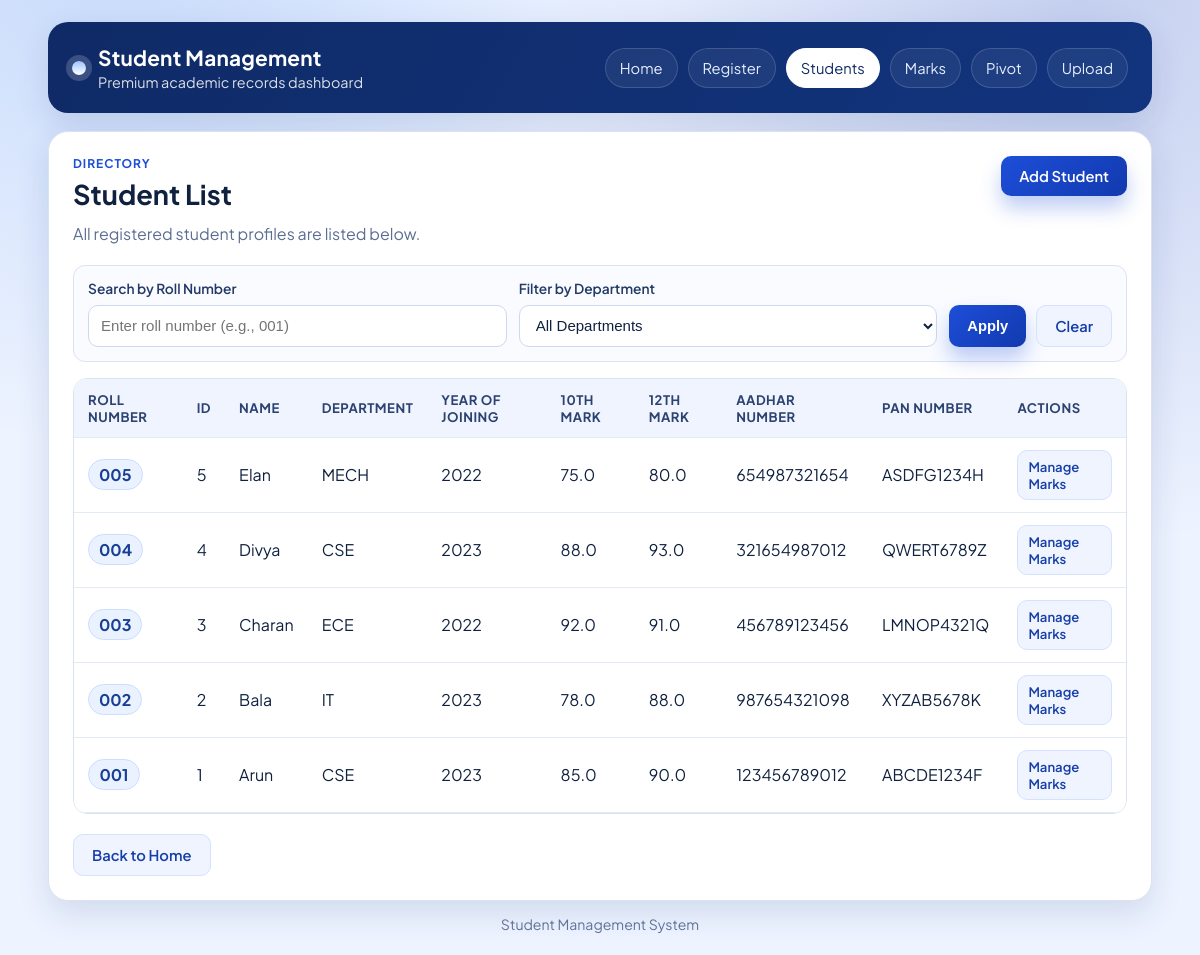
/students, run on the app's committed database.
### tables this page shows
CREATE TABLE students (
            id INTEGER PRIMARY KEY AUTOINCREMENT,
            name TEXT NOT NULL,
            department TEXT NOT NULL,
            year_of_joining INTEGER NOT NULL,
            tenth_mark REAL NOT NULL,
            twelfth_mark REAL NOT NULL,
            aadhar_number TEXT NOT NULL,
            pan_number TEXT NOT NULL
        , roll_number TEXT);

### app.py (the view)
@app.route("/students")
def students_list():
    search_roll_number = request.args.get("roll_number", "").strip()
    selected_department = request.args.get("department", "").strip()
    conn = get_db_connection()
    query = "SELECT * FROM students"
    filters = []
    params = []
    if search_roll_number:
        filters.append("roll_number = ?")
        params.append(search_roll_number)
    if selected_department:
        filters.append("department = ?")
        params.append(selected_department)
    if filters:
        query += " WHERE " + " AND ".join(filters)
    query += " ORDER BY id DESC"
    students = conn.execute(query, params).fetchall()
    departments = conn.execute(
        "SELECT DISTINCT department FROM students ORDER BY department ASC"
    ).fetchall()
    conn.close()
    latest_roll_number = request.args.get("registered_roll_number")
    return render_template(
        "students.html",
        students=students,
        latest_roll_number=latest_roll_number,
        departments=departments,
        search_roll_number=search_roll_number,
        selected_department=selected_department,
    )

### app.py (called while the page is built)
def get_db_connection():
    conn = sqlite3.connect(DATABASE)
    conn.row_factory = sqlite3.Row
    conn.execute("PRAGMA foreign_keys = ON")
    return conn

### templates/students.html (shortened to what this page needs)
<!DOCTYPE html>
<html lang="en">
<head>
    <link rel="stylesheet" href="{{ url_for('static', filename='style.css') }}" />
</head>
<body>
    <div class="page-shell">
        <header class="topbar">
            <div class="brand-block">
                <span class="brand-dot"></span>
                <div>
                    <h1>Student Management</h1>
                    <p>Premium academic records dashboard</p>
                </div>
            </div>
            <nav class="nav-links">
                <a class="nav-link" href="{{ url_for('home') }}">Home</a>
                <a class="nav-link" href="{{ url_for('register_student') }}">Register</a>
                <a class="nav-link active" href="{{ url_for('students_list') }}">Students</a>
                <a class="nav-link" href="{{ url_for('marks_management') }}">Marks</a>
                <a class="nav-link" href="{{ url_for('marks_pivot_table') }}">Pivot</a>
                <a class="nav-link" href="{{ url_for('bulk_upload_students') }}">Upload</a>
            </nav>
        </header>
        <main class="content-grid">
            <section class="table-card">
                <div class="section-head section-head-inline">
                    <div>
                        <p class="eyebrow">Directory</p>
                        <h2>Student List</h2>
                        <p class="muted">All registered student profiles are listed below.</p>
                    </div>
                    <a class="btn btn-primary" href="{{ url_for('register_student') }}">Add Student</a>
                </div>
                <form method="GET" action="{{ url_for('students_list') }}" class="filter-bar">
                    <div class="filter-group">
                        <label for="roll_number">Search by Roll Number</label>
                        <input
                            id="roll_number"
                            type="text"
                            name="roll_number"
                            placeholder="Enter roll number (e.g., 001)"
                            value="{{ search_roll_number }}"
                        />
                    </div>
                    <div class="filter-group">
                        <label for="department">Filter by Department</label>
                        <select id="department" name="department">
                            <option value="">All Departments</option>
                        </select>
                    </div>
                    <div class="filter-actions">
                        <button class="btn btn-primary" type="submit">Apply</button>
                        <a class="btn btn-secondary" href="{{ url_for('students_list') }}">Clear</a>
                    </div>
                </form>
                {% if students %}
                <div class="table-wrap">
                    <table>
                        <thead>
                            <tr>
                                <th>Roll Number</th>
                                <th>ID</th>
                                <th>Name</th>
                                <th>Department</th>
                                <th>Year of Joining</th>
                                <th>10th Mark</th>
                                <th>12th Mark</th>
                                <th>Aadhar Number</th>
                                <th>PAN Number</th>
                                <th>Actions</th>
                            </tr>
                        </thead>
                        <tbody>
                            {% for student in students %}
                            <tr>
                                <td><span class="roll-pill">{{ student.roll_number }}</span></td>
                                <td>{{ student.id }}</td>
                                <td>{{ student.name }}</td>
                                <td>{{ student.department }}</td>
                                <td>{{ student.year_of_joining }}</td>
                                <td>{{ student.tenth_mark }}</td>
                                <td>{{ student.twelfth_mark }}</td>
                                <td>{{ student.aadhar_number }}</td>
                                <td>{{ student.pan_number }}</td>
                                <td>
                                    <a
                                        class="btn btn-secondary btn-sm"
                                        href="{{ url_for('marks_management', roll_number=student.roll_number) }}"
                                    >
                                        Manage Marks
                                    </a>
                                </td>
                            </tr>
                            {% endfor %}
                        </tbody>
                    </table>
                </div>
                {% else %}
                <div class="empty-state">
                    <h3>No students registered yet</h3>
                    <p>Start by adding your first student record.</p>
                </div>
                {% endif %}
                <div class="actions">
                    <a class="btn btn-secondary" href="{{ url_for('home') }}">Back to Home</a>
                </div>
            </section>
        </main>
        <footer class="footer-note">
            <p>Student Management System</p>
        </footer>
    </div>
</body>
</html>

### static/style.css (style rules this page uses)
:root { --bg-main: #edf3ff; --bg-gradient-a: #0f2a66; --bg-gradient-b: #12347e; --surface: #ffffff; --surface-soft: #f5f8ff; --text-main: #10213f; --text-muted: #5c6e91; --line: #dbe3f2; --brand: #1d4ed8; --brand-strong: #163ea8; --shadow-soft: 0 12px 32px rgba(11, 40, 109, 0.12); --radius-xl: 20px; --radius-lg: 14px; --radius-md: 10px; }
* { box-sizing: border-box; }
body { margin: 0; font-family: "Plus Jakarta Sans", "Segoe UI", Tahoma, sans-serif; color: var(--text-main); background: radial-gradient(circle at 10% -10%, rgba(31, 111, 235, 0.2), transparent 36%), radial-gradient(circle at 90% 0%, rgba(30, 64, 175, 0.2), transparent 38%), var(--bg-main); min-height: 100vh; }
.page-shell { width: min(1150px, 92%); margin: 22px auto; }
.topbar { background: linear-gradient(120deg, var(--bg-gradient-a), var(--bg-gradient-b)); color: #ffffff; border-radius: var(--radius-xl); padding: 22px 24px; box-shadow: var(--shadow-soft); display: flex; align-items: center; justify-content: space-between; gap: 18px; flex-wrap: wrap; }
.brand-block { display: flex; align-items: center; gap: 12px; }
.brand-dot { width: 14px; height: 14px; border-radius: 50%; background: linear-gradient(180deg, #9cc4ff, #ffffff); box-shadow: 0 0 0 6px rgba(255, 255, 255, 0.18); }
.brand-block h1 { margin: 0; font-size: 1.3rem; font-weight: 700; letter-spacing: 0.01em; }
.brand-block p { margin: 2px 0 0; opacity: 0.85; font-size: 0.9rem; }
.nav-links { display: flex; align-items: center; gap: 10px; }
.nav-link { text-decoration: none; color: #e7efff; background: rgba(255, 255, 255, 0.06); border: 1px solid rgba(255, 255, 255, 0.15); padding: 10px 14px; border-radius: 999px; font-size: 0.92rem; transition: all 0.2s ease; }
.nav-link:hover, .nav-link.active { color: #0f2a66; background: #ffffff; border-color: #ffffff; }
.content-grid { margin-top: 18px; }
.hero-card, .form-card, .table-card { background: var(--surface); border-radius: var(--radius-xl); border: 1px solid var(--line); box-shadow: var(--shadow-soft); padding: 24px; }
.hero-card h2, .section-head h2 { margin: 6px 0 10px; font-size: 1.7rem; line-height: 1.25; }
.eyebrow { margin: 0; color: var(--brand); text-transform: uppercase; letter-spacing: 0.08em; font-size: 0.75rem; font-weight: 700; }
.muted { margin: 0; color: var(--text-muted); line-height: 1.6; }
.actions { margin-top: 20px; display: flex; gap: 12px; flex-wrap: wrap; }
.btn { text-decoration: none; border: 0; cursor: pointer; border-radius: 10px; padding: 11px 18px; font-weight: 600; font-size: 0.92rem; transition: transform 0.18s ease, box-shadow 0.18s ease, background 0.18s ease; display: inline-flex; align-items: center; justify-content: center; }
.btn-primary { color: #ffffff; background: linear-gradient(135deg, #1d4ed8, #123aaf); box-shadow: 0 12px 20px rgba(29, 78, 216, 0.28); }
.btn-secondary { color: var(--brand-strong); background: #eff4ff; border: 1px solid #d4e2ff; }
.section-head { margin-bottom: 18px; }
.section-head-inline { display: flex; align-items: flex-start; justify-content: space-between; gap: 14px; flex-wrap: wrap; }
.filter-bar { margin: 0 0 16px; padding: 14px; border: 1px solid var(--line); border-radius: 12px; background: #f9fbff; display: grid; grid-template-columns: 1fr 1fr auto; gap: 12px; align-items: end; }
.filter-group { display: flex; flex-direction: column; gap: 8px; }
.filter-group label { font-size: 0.86rem; color: #233a67; font-weight: 600; }
.filter-group input, .filter-group select { height: 42px; border-radius: var(--radius-md); border: 1px solid #cdd9ef; padding: 0 12px; font-size: 0.94rem; color: var(--text-main); background: #ffffff; outline: none; }
.filter-actions { display: flex; gap: 10px; }
.table-wrap { overflow-x: auto; border: 1px solid var(--line); border-radius: var(--radius-lg); }
.roll-pill { display: inline-block; min-width: 52px; text-align: center; font-weight: 700; color: #173f94; background: #eaf1ff; border: 1px solid #cadeff; border-radius: 999px; padding: 4px 10px; }
.btn-sm { padding: 7px 10px; font-size: 0.82rem; }
table { width: 100%; border-collapse: collapse; min-width: 960px; background: #ffffff; }
thead th { font-size: 0.82rem; text-transform: uppercase; letter-spacing: 0.04em; color: #2c4270; background: #eff4ff; }
th, td { padding: 12px 14px; border-bottom: 1px solid #e2e9f7; text-align: left; }
.footer-note { margin-top: 14px; text-align: center; }
.footer-note p { margin: 0; color: #5f7297; font-size: 0.88rem; }

### data on the page
students: roll_number "005", id "5", name "Elan", department "MECH", year_of_joining "2022", tenth_mark "75.0", twelfth_mark "80.0", aadhar_number "654987321654", pan_number "ASDFG1234H"
students: roll_number "004", id "4", name "Divya", department "CSE", year_of_joining "2023", tenth_mark "88.0", twelfth_mark "93.0", aadhar_number "321654987012", pan_number "QWERT6789Z"
students: roll_number "003", id "3", name "Charan", department "ECE", year_of_joining "2022", tenth_mark "92.0", twelfth_mark "91.0", aadhar_number "456789123456", pan_number "LMNOP4321Q"
students: roll_number "002", id "2", name "Bala", department "IT", year_of_joining "2023", tenth_mark "78.0", twelfth_mark "88.0", aadhar_number "987654321098", pan_number "XYZAB5678K"
students: roll_number "001", id "1", name "Arun", department "CSE", year_of_joining "2023", tenth_mark "85.0", twelfth_mark "90.0", aadhar_number "123456789012", pan_number "ABCDE1234F"
